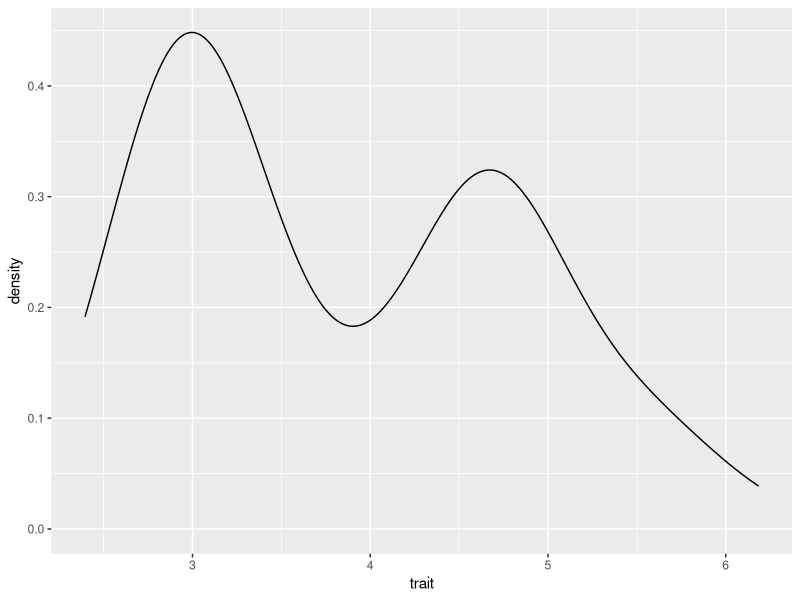
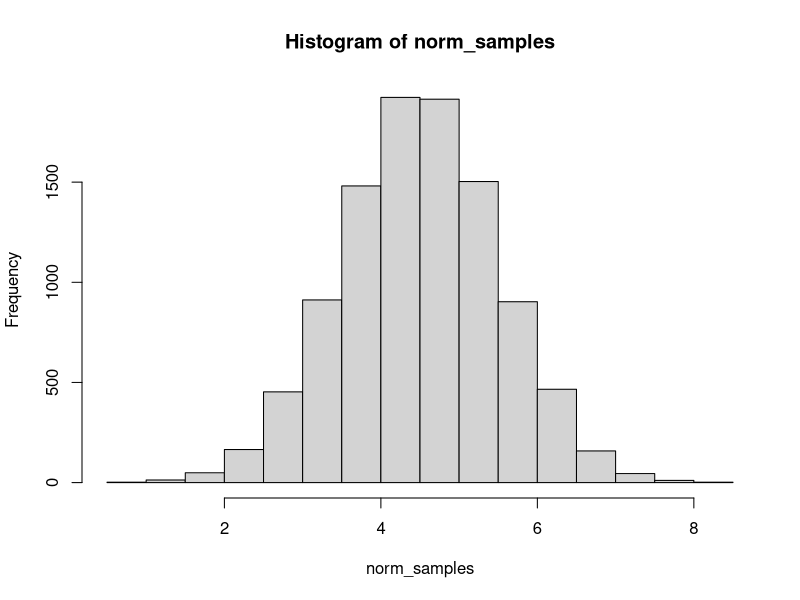

These figures' R source, in order:
## ---- chunk 1
library(tidyverse)
birds <- read_csv("../data/birds.csv")
ggplot(data = birds, mapping = aes(x=trait)) + geom_density()

## ---- chunk 2

norm_samples <- rnorm(10000, mean = 4.5)
hist(norm_samples)
## ---- chunk 3

ks.test(x = birds, y = norm_samples) 

